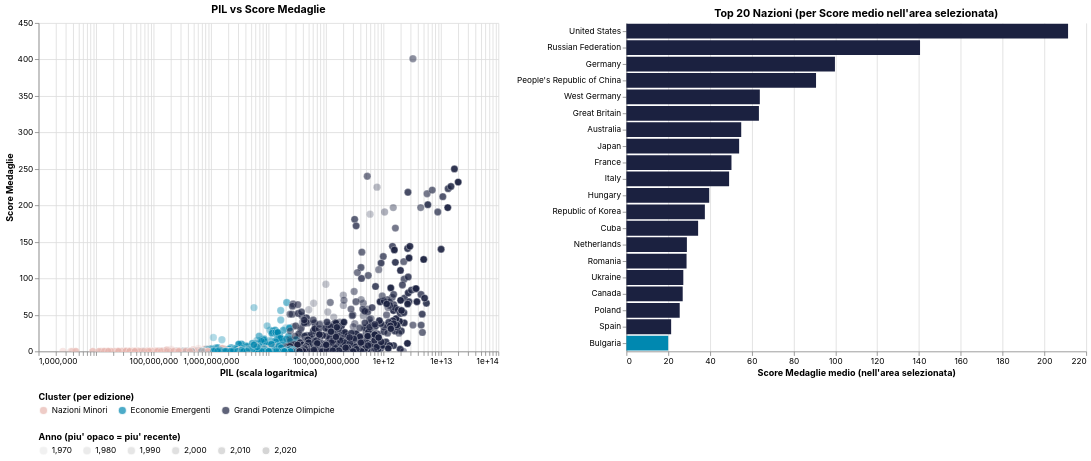

Vega-Lite specification stored for this chart:
### Vega-Lite specification from a JSON file in a GitHub repository (floating-point values rounded to 4 significant figures; data arrays with more than 128 entries replaced by an {"elided": "..."} marker saying what was removed)
{"config": {"background": "transparent", "view": {"stroke": "transparent"}, "title": {"font": "Inter"}, "axis": {"labelFont": "Inter", "titleFont": "Inter"}, "legend": {"labelFont": "Inter", "titleFont": "Inter"}, "header": {"labelFont": "Inter", "titleFont": "Inter"}, "text": {"font": "Inter"}, "range": {"category": ["#1b2140", "#ff8009", "#9a0641", "#ffe34a", "#e7b6af", "#0088b0", "#e03830"], "ramp": ["#e7b6af", "#1b2140"], "heatmap": ["#e7b6af", "#1b2140"]}}, "hconcat": [{"data": {"name": "data-2de0896775f4ed2f3a5f5ab3bac8eacc"}, "mark": {"type": "circle", "size": 80, "stroke": "white", "strokeWidth": 0.5}, "encoding": {"color": {"condition": {"param": "param_4", "field": "Cluster_Label", "type": "nominal", "scale": {"domain": ["Nazioni Minori", "Economie Emergenti", "Grandi Potenze Olimpiche"], "range": ["#e7b6af", "#0088b0", "#1b2140"]}, "legend": {"columns": 3, "orient": "bottom", "title": "Cluster (per edizione)"}}, "value": "lightgray"}, "opacity": {"field": "Anno", "legend": {"gradientLength": 180, "orient": "bottom", "title": "Anno (piu' opaco = piu' recente)"}, "scale": {"domain": [1964, 2020], "range": [0.25, 0.95]}, "type": "quantitative"}, "tooltip": [{"field": "Nazione", "title": "Nazione", "type": "nominal"}, {"field": "Anno", "title": "Anno", "type": "ordinal"}, {"field": "Score_Medaglie", "format": ".1f", "title": "Score Medaglie", "type": "quantitative"}, {"field": "PIL_Assoluto_USD", "format": ",.0f", "title": "PIL Assoluto (USD)", "type": "quantitative"}], "x": {"field": "PIL_Assoluto_USD", "scale": {"type": "log"}, "title": "PIL (scala logaritmica)", "type": "quantitative"}, "y": {"field": "Score_Medaglie", "title": "Score Medaglie", "type": "quantitative"}}, "height": 400, "name": "view_6", "title": "PIL vs Score Medaglie", "width": 560}, {"data": {"name": "data-99874d53592fbe9401a949b50f235819"}, "mark": {"type": "bar"}, "encoding": {"color": {"field": "Cluster_Prevalente", "legend": null, "scale": {"domain": ["Nazioni Minori", "Economie Emergenti", "Grandi Potenze Olimpiche"], "range": ["#e7b6af", "#0088b0", "#1b2140"]}, "type": "nominal"}, "tooltip": [{"field": "Nazione", "title": "Nazione", "type": "nominal"}, {"field": "Score_Medaglie", "format": ".1f", "title": "Score medio (selezione)", "type": "quantitative"}, {"field": "Cluster_Prevalente", "title": "Cluster prevalente", "type": "nominal"}, {"field": "n_edizioni_totale", "title": "N. edizioni totali (storico)", "type": "quantitative"}, {"field": "Dettaglio_Edizioni", "title": "Medaglie per edizione (storico completo)", "type": "nominal"}], "x": {"field": "Score_Medaglie", "title": "Score Medaglie medio (nell'area selezionata)", "type": "quantitative"}, "y": {"field": "Nazione", "sort": {"field": "Score_Medaglie", "op": "mean", "order": "descending"}, "title": null, "type": "nominal"}}, "height": 400, "title": "Top 20 Nazioni (per Score medio nell'area selezionata)", "transform": [{"filter": {"param": "param_4"}}, {"filter": "(datum.n_edizioni_totale >= 3)"}, {"aggregate": [{"op": "mean", "field": "Score_Medaglie", "as": "Score_Medaglie"}], "groupby": ["Nazione", "Cluster_Prevalente", "n_edizioni_totale", "Dettaglio_Edizioni"]}, {"window": [{"op": "rank", "field": "", "as": "rank"}], "sort": [{"field": "Score_Medaglie", "order": "descending"}]}, {"filter": "(datum.rank <= 20)"}], "width": 560}], "params": [{"name": "param_4", "select": {"type": "interval"}, "views": ["view_6"]}, {"name": "param_5", "select": {"type": "interval", "translate": false}, "bind": "scales", "views": ["view_6"]}], "resolve": {"scale": {"color": "independent"}}, "$schema": "https://vega.github.io/schema/vega-lite/v5.20.1.json", "datasets": {"data-2de0896775f4ed2f3a5f5ab3bac8eacc": {"elided": "2619 records"}, "data-99874d53592fbe9401a949b50f235819": {"elided": "2619 records"}}}
